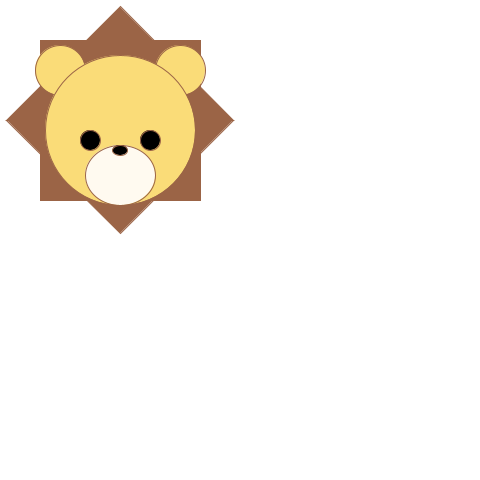
Frame 1 (no input)
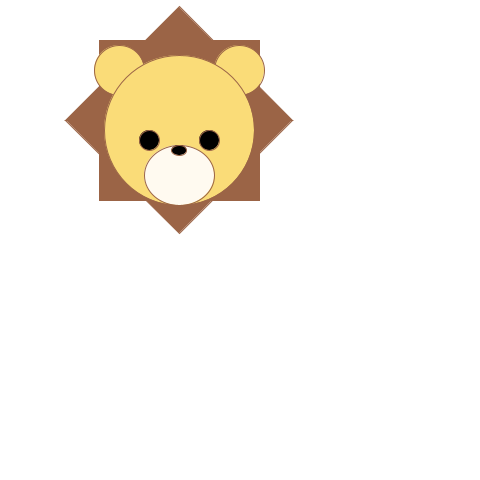
Frame 60 (the mouse pressed at the canvas centre just before this capture)
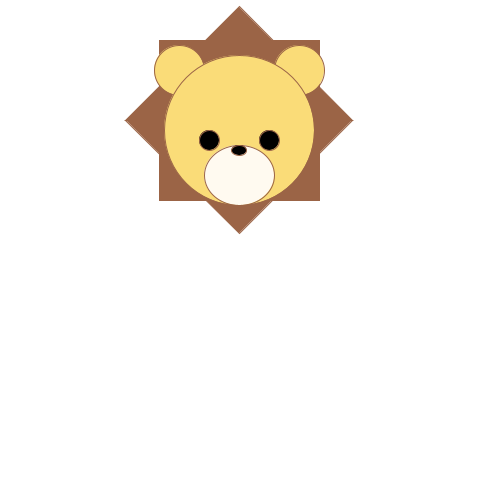
Frame 120 (the mouse held since frame 60 and released just before this capture)

The Processing sketch that drew these frames (run headless with seeded random() and noise(); from frame 60 on, the mouse is pressed at the canvas centre):

// Processing sketch: example01
// ── example01.pde
int x = 120;
int y = 120;

void lion() {  
  fill(155, 100, 70);
  stroke(155, 100, 70);
  rect(x - 80, y - 80, 160, 160);
  triangle(x, y - 113.14, x - 113.14, y, x + 113.14, y);
  triangle(x, y + 113.14, x - 113.14, y, x + 113.14, y);
  fill(250, 220, 120);
  circle(x - 60, y - 50, 50);
  circle(x + 60, y - 50, 50);
  circle(x, y + 10, 150);
  fill(0, 0, 0);
  circle(x - 30, y + 20, 20);
  circle(x + 30, y + 20, 20);
  fill(255, 250, 240);
  ellipse(x, y + 55, 70, 60);
  fill(0, 0, 0);
  ellipse(x, y + 30, 15, 10);
}

void setup() {
  size(480, 480);
}

void draw() {
  background(255, 255, 255);
  lion();
  x = x + 1;
}
